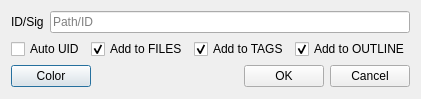
<?xml version="1.0" encoding="UTF-8"?>
<ui version="4.0">
 <class>EditRecentDlg</class>
 <widget class="QDialog" name="EditRecentDlg">
  <property name="geometry">
   <rect>
    <x>0</x>
    <y>0</y>
    <width>413</width>
    <height>99</height>
   </rect>
  </property>
  <property name="windowTitle">
   <string>Edit recent item</string>
  </property>
  <layout class="QGridLayout" name="gridLayout_3">
   <item row="2" column="0">
    <widget class="ColorButton" name="clrMark">
     <property name="sizePolicy">
      <sizepolicy hsizetype="Expanding" vsizetype="Fixed">
       <horstretch>0</horstretch>
       <verstretch>0</verstretch>
      </sizepolicy>
     </property>
     <property name="maximumSize">
      <size>
       <width>80</width>
       <height>16777215</height>
      </size>
     </property>
     <property name="text">
      <string>Color</string>
     </property>
    </widget>
   </item>
   <item row="2" column="1">
    <spacer name="horizontalSpacer">
     <property name="orientation">
      <enum>Qt::Horizontal</enum>
     </property>
     <property name="sizeHint" stdset="0">
      <size>
       <width>108</width>
       <height>20</height>
      </size>
     </property>
    </spacer>
   </item>
   <item row="2" column="2">
    <widget class="QPushButton" name="pushOk">
     <property name="text">
      <string>OK</string>
     </property>
    </widget>
   </item>
   <item row="2" column="3">
    <widget class="QPushButton" name="pushCancel">
     <property name="text">
      <string>Cancel</string>
     </property>
    </widget>
   </item>
   <item row="0" column="0" colspan="4">
    <layout class="QHBoxLayout" name="horizontalLayout">
     <item>
      <widget class="QLabel" name="labelId">
       <property name="maximumSize">
        <size>
         <width>38</width>
         <height>16777215</height>
        </size>
       </property>
       <property name="text">
        <string>ID/Sig</string>
       </property>
      </widget>
     </item>
     <item>
      <widget class="QLineEdit" name="lineId">
       <property name="toolTip">
        <string>Path/ID</string>
       </property>
       <property name="placeholderText">
        <string>Path/ID</string>
       </property>
      </widget>
     </item>
    </layout>
   </item>
   <item row="1" column="0" colspan="4">
    <layout class="QHBoxLayout" name="horizontalLayout_2">
     <item>
      <widget class="QCheckBox" name="checkGenID">
       <property name="text">
        <string>Auto UID</string>
       </property>
      </widget>
     </item>
     <item>
      <spacer name="horizontalSpacer_2">
       <property name="orientation">
        <enum>Qt::Horizontal</enum>
       </property>
       <property name="sizeHint" stdset="0">
        <size>
         <width>40</width>
         <height>20</height>
        </size>
       </property>
      </spacer>
     </item>
     <item>
      <widget class="QCheckBox" name="checkFiles">
       <property name="text">
        <string>Add to FILES</string>
       </property>
       <property name="checked">
        <bool>true</bool>
       </property>
      </widget>
     </item>
     <item>
      <widget class="QCheckBox" name="checkTsig">
       <property name="text">
        <string>Add to TAGS</string>
       </property>
       <property name="checked">
        <bool>true</bool>
       </property>
      </widget>
     </item>
     <item>
      <widget class="QCheckBox" name="checkNotes">
       <property name="text">
        <string>Add to OUTLINE</string>
       </property>
       <property name="checked">
        <bool>true</bool>
       </property>
      </widget>
     </item>
    </layout>
   </item>
  </layout>
 </widget>
 <customwidgets>
  <customwidget>
   <class>ColorButton</class>
   <extends>QPushButton</extends>
   <header>../src/gui/widgets/colorbutton.h</header>
  </customwidget>
 </customwidgets>
 <resources/>
 <connections/>
</ui>
